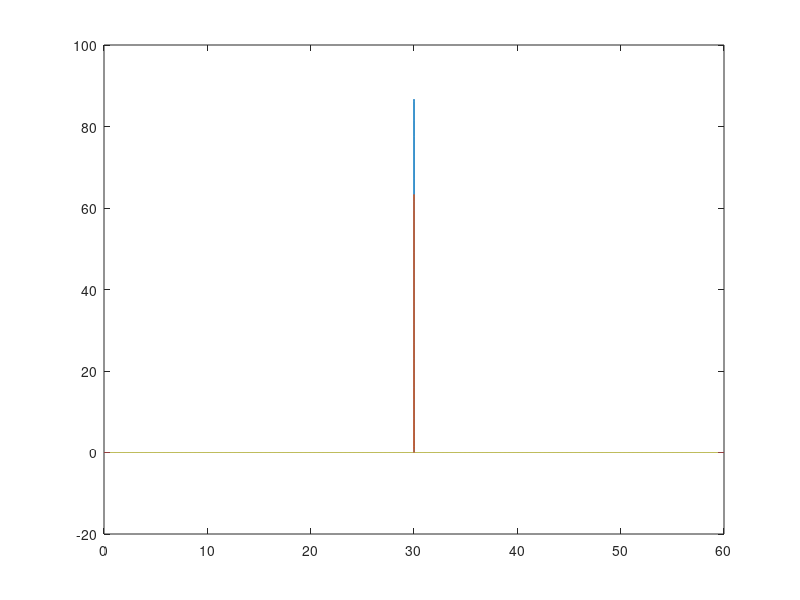

This chart was generated by the following MATLAB code:
clear; 
close all;


lambda = 0.03;

PRT = 1e-3;
mu = 4; % Mean Doppler
sigma = 0.2;
% v_amb = 7.5;

N = 60000; % Total number of points in time axis

t1 = 0:PRT:(N - 1)*PRT; % Time axis 
% t1 = 0:N-1;
v_amb = lambda/(4*PRT);
vel_axis = linspace(-lambda/(4 .* PRT), lambda/(4 .* PRT), N); % velocity axis for the entire rotation

% vel_axis_hs = linspace(-v_amb, v_amb, hs); % velocity axis for one beamwidth
% t1 = -N/2*PRT:PRT:(N/2 - 1)*PRT; % Time axis
% s_analyt_o = 1./sqrt(2*pi*(sigma).^2) .* exp(-(vel_axis - mu).^2./(2*(sigma).^2));

% SNR = 10^(30/10);
% X = rand(1, N);
% Theta = 2 .* pi * rand(1, N);


S_ = gaussmf(vel_axis, [sigma, mu]);

% Noise = sum(S_) ./ (N .* SNR);
% s_analyt_o = -(S_ + Noise) .* log(X);

s_analyt_o = S_;
s_num = ifft(ifftshift(sqrt(s_analyt_o))); % Numerical IFFT


s_analyt = ((2/pi)^(1/4) * sqrt(sigma) .* exp(-t1 .* ((sigma * 4 * pi / lambda)^2 .* t1 - 1j .* mu * 4 * pi / lambda))); % analytical IFFT



figure; plot(t1, normalize(abs(ifftshift(s_analyt)))); hold on;

 plot(t1, normalize(abs(ifftshift(s_num))));